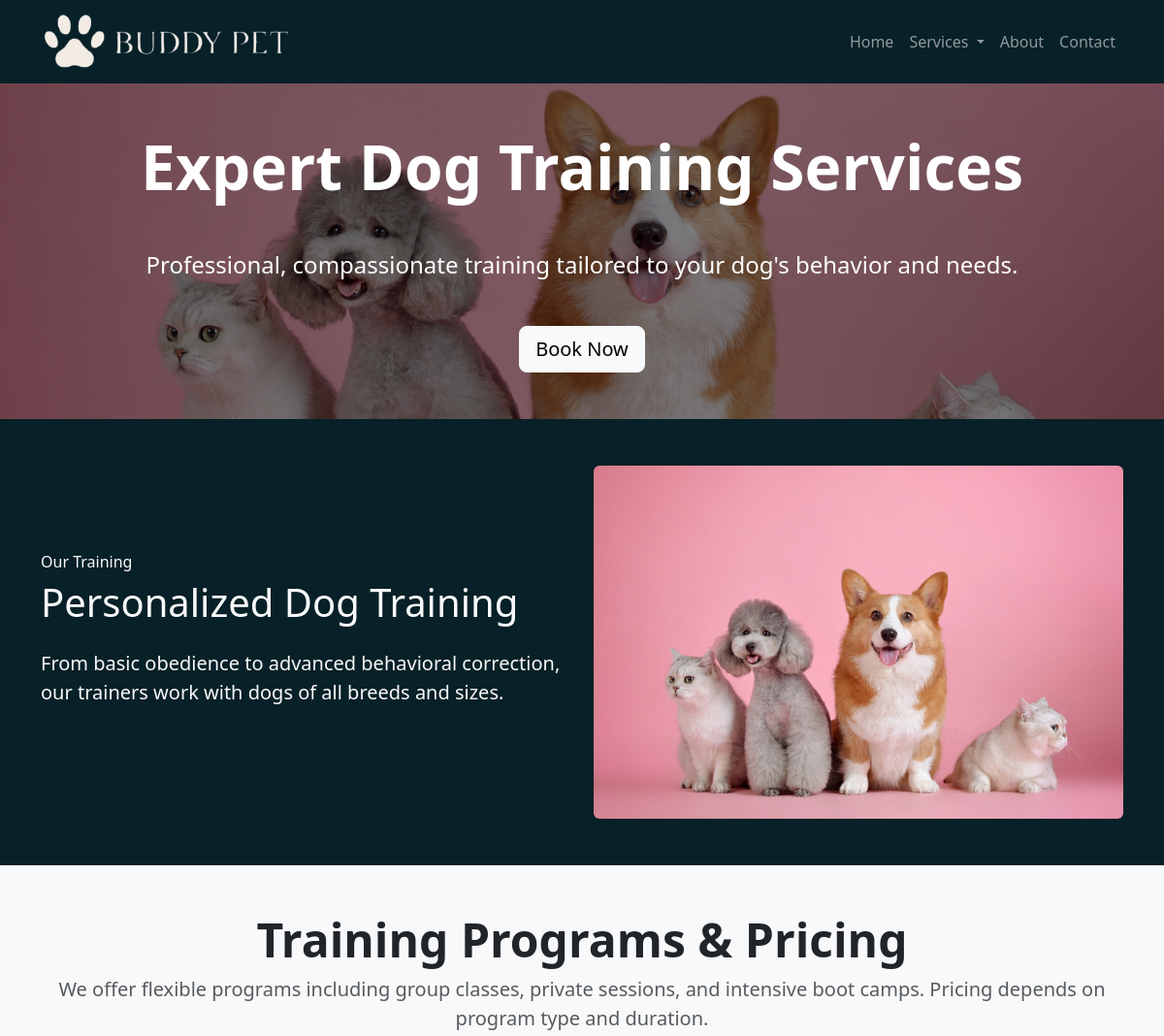
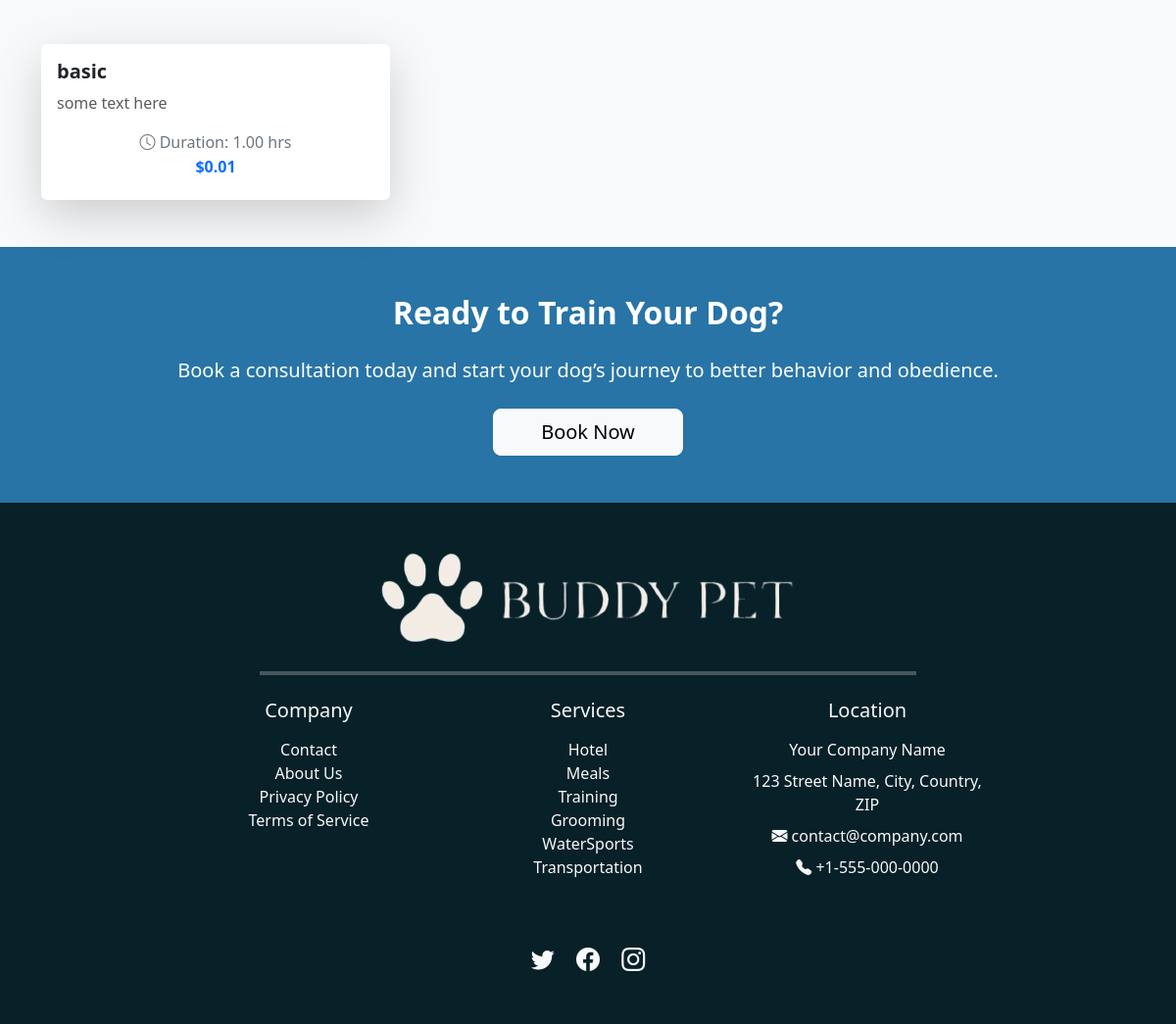
The page /training/ on the database its author committed (2 pictures, top to bottom).
### branding/models.py (models this page shows, shortened)
class Branding(models.Model):
    company_name = models.CharField(max_length=255, default="Your Company Name",
                                    help_text="Enter the full name of the company.")
    company_email = models.EmailField(default="contact@company.com",
                                      help_text="Enter the official company email address.")
    company_phone = models.CharField(max_length=20, default="+1-555-000-0000",
                                     help_text="Enter the company’s contact number (e.g., +1-555-000-0000).")
    company_address = models.TextField(default="123 Street Name, City, Country, ZIP",
                                       help_text="Enter the full address of the company, including city and ZIP code.")
    logo = models.ImageField(upload_to="branding/", default="default/default_logo.png",
                             help_text="Upload the website logo.")
    favicon = models.ImageField(upload_to="branding/", default="default/default_icon.ico",
                                help_text="Upload the favicon (ICO or PNG).")
    video = models.FileField(upload_to="branding/videos/", default="default/default_video.mp4", blank=True, null=True,
                             help_text="Upload a promotional or branding video file.")
    meta_keywords = models.CharField(max_length=255, blank=True,
                                     default="generic, branding, business, website, company",
                                     help_text="Enter meta keywords for SEO (comma-separated).")
    meta_description = models.TextField(blank=True, default="Enter a meta description for SEO.",
                                        help_text="Enter a meta description for SEO.")
    twitter_link = models.URLField(blank=True, default="https://twitter.com/yourcompany",
                                   help_text="Link to your Twitter profile.")
    facebook_link = models.URLField(blank=True, default="https://facebook.com/yourcompany",
                                    help_text="Link to your Facebook page.")
    instagram_link = models.URLField(blank=True, default="https://instagram.com/yourcompany",
                                     help_text="Link to your Instagram profile.")
    class Meta:
        verbose_name = "Branding"
        verbose_name_plural = "Branding"

### training/models.py (models this page shows, shortened)
class TrainingPage(models.Model):
    DEFAULT_IMAGE = 'default/placeholder.jpg'
    hero_title = models.CharField(max_length=100, default="Expert Dog Training Services")
    hero_subheading = models.CharField(max_length=255, default="Professional, compassionate training tailored to your dog's behavior and needs.")
    hero_image = models.ImageField(upload_to='training/', blank=True, null=True, default=DEFAULT_IMAGE)
    our_training_title = models.CharField(max_length=100, default="Personalized Dog Training")
    our_training_subheading = models.TextField(default="From basic obedience to advanced behavioral correction, our trainers work with dogs of all breeds and sizes.")
    our_training_image = models.ImageField(upload_to='training/', blank=True, null=True, default=DEFAULT_IMAGE)
    training_info_title = models.CharField(max_length=100, default="Training Programs & Pricing")
    training_info_description = models.TextField(default="We offer flexible programs including group classes, private sessions, and intensive boot camps. Pricing depends on program type and duration.")
    cta_title = models.CharField(max_length=100, default="Ready to Train Your Dog?")
    cta_subheading = models.TextField(default="Book a consultation today and start your dog’s journey to better behavior and obedience.")
    class Meta:
        verbose_name = "Training Page Content"
        verbose_name_plural = "Training Page Content"

class Service(models.Model):
    title = models.CharField(max_length=255)
    description = models.TextField()
    duration = models.DecimalField(max_digits=6, decimal_places=2)
    price = models.DecimalField(max_digits=6, decimal_places=2)
    class Meta:
        verbose_name = "Prices"
        verbose_name_plural = "Prices"

### training/views.py (the view)
# urls.py: path('training/', TrainingView.as_view(), name='training'),
class TrainingView(TemplateView):
    template_name = 'training.html'
    def get_context_data(self, **kwargs):
        context = super().get_context_data(**kwargs)
        context = {
            "branding": Branding.objects.first(),
            "service": Service.objects.all(),
            "training": TrainingPage.objects.first(),
        }
        return context

### training/templates/training.html (shortened to what this page needs)
{% extends "base.html" %}
    {% block extra_head %}
    {% load static %}
    <link rel="stylesheet" type="text/css" href="{% static 'home.css' %}">
    <link rel="stylesheet" type="text/css" href="{% static 'base.css' %}">
    {% endblock %}
{% block content %}
<body class="bg-light">
    <section class="hero-section pb-5 bg-primary text-white text-center d-flex justify-content-center align-items-center"
             style="background-image: url('{{ training.hero_image.url }}'); background-size: cover; background-position: center; position: relative;">
        <div class="overlay d-flex justify-content-center align-items-center"
             style="position: absolute; top: 0; left: 0; width: 100%; height: 100%; background-color: rgba(0, 0, 0, 0.5); z-index: 1;"></div>
        <div class="container text-center" style="position: relative; z-index: 2;">
            <h1 class="display-3 fw-bold my-5">{{ training.hero_title }}</h1>
            <h4 class="mb-5">{{ training.hero_subheading }}</h4>
            <a href="{% url 'select_dates' %}" class="btn btn-light btn-lg">Book Now</a>
        </div>
    </section>
    <section class="our-meals-section py-5 text-light" style="background-color: #082027;">
        <div class="container">
            <div class="row align-items-center">
                <div class="col-md-6">
                    <h6>Our Training</h6>
                    <h2 class="display-6 font-weight-bold mb-4">{{ training.our_training_title }}</h2>
                    <p class="lead mb-4">{{ training.our_training_subheading }}</p>
                </div>
                <div class="col-md-6">
                    <img src="{{ training.our_training_image.url }}" alt="Our Training" class="img-fluid rounded w-100">
                </div>
            </div>
        </div>
    </section>
    <section class="py-5 text-dark bg-light">
        <div class="container">
            <div class="text-center mb-5">
                <h2 class="display-5 fw-bold">{{ training.training_info_title }}</h2>
                <p class="lead text-muted">{{ training.training_info_description }}</p>
            </div>
            <div class="row g-4">
                {% for service in service %}
                    <div class="col-md-6 col-lg-4">
                        <div class="card h-100 border-0 shadow-lg">
                            <div class="card-body d-flex flex-column justify-content-between">
                                <div>
                                    <h5 class="fw-bold mb-2">{{ service.title }}</h5>
                                    <p class="text-muted mb-3">{{ service.description }}</p>
                                </div>
                                <div class="text-center mt-auto">
                                    <p class="text-secondary mb-1"><i class="bi bi-clock"></i> Duration: {{ service.duration }} hrs</p>
                                    <h6 class="fw-bold text-primary">${{ service.price|floatformat:2 }}</h6>
                                </div>
                            </div>
                        </div>
                    </div>
                {% empty %}
                    <div class="text-center">
                        <p class="text-muted">No training services available at the moment.</p>
                    </div>
                {% endfor %}
            </div>
        </div>
    </section>
    <section class="py-5 text-center text-white" style="background-color: #2874a6;">
        <div class="container">
            <h2 class="fw-bold mb-4">{{ training.cta_title }}</h2>
            <p class="lead mb-4">{{ training.cta_subheading }}</p>
            <a href="{% url 'select_dates' %}" class="btn btn-light btn-lg px-5">Book Now</a>
        </div>
    </section>
</body>
{% endblock %}

### home/templates/base.html (shortened to what this page needs)
<!DOCTYPE html>
<html lang="en">
<head>
    {% load static %}
    <link rel="stylesheet" type="text/css" href="{% static 'base.css' %}">
    <link href="https://cdn.jsdelivr.net/npm/bootstrap@5.3.2/dist/css/bootstrap.min.css" rel="stylesheet">
    <link rel="stylesheet" href="https://cdn.jsdelivr.net/npm/bootstrap-icons/font/bootstrap-icons.css">
    {% block extra_head %}{% endblock %}
</head>
<body class="bg-light">
    <nav class="navbar navbar-expand-lg navbar-dark" style="background-color: #082027; z-index: 1000;">
        <div class="container">
            <a class="navbar-brand" href="/">
                <img src="{{ branding.logo.url }}" alt="{{ branding.company_name }}" class="img-fluid" style="max-height: 60px;">
            </a>
            <div class="collapse navbar-collapse" id="navbarNav">
                <ul class="navbar-nav ms-auto">
                    <li class="nav-item"><a class="nav-link" href="/">Home</a></li>
                    <li class="nav-item dropdown">
                        <a class="nav-link dropdown-toggle" id="navbarDropdown" role="button" data-bs-toggle="dropdown" aria-expanded="false" href="{% url 'services' %}">
                            Services
                        </a>
                    </li>
                    <li class="nav-item"><a class="nav-link" href="{% url 'about_us' %}">About</a></li>
                    <li class="nav-item"><a class="nav-link" href="{% url 'contact' %}">Contact</a></li>
                </ul>
            </div>
        </div>
    </nav>
    {% block content %} {% endblock %}
    <footer class="text-light py-5 pt-5" style="background-color: #082027;">
        <div class="container">
            <div class="row justify-content-center text-center">
                <div class="col-12 text-center mb-4">
                    <img src="{{ branding.logo.url }}" alt="{{ branding.company_name }}" class="img-fluid" style="max-height: 100px;">
                </div>
                <div class="col-12 text-center text-light mb-4">
                    <hr class="border-bottom border-2 border-white" style="width: 60%; margin: 0 auto;">
                </div>
                <div class="col-md-3 text-center mb-3">
                    <h5 class="mb-3">Company</h5>
                    <ul class="list-unstyled">
                        <li><a href="{% url 'contact' %}" class="text-light text-decoration-none">Contact</a></li>
                        <li><a href="{% url 'about_us' %}" class="text-light text-decoration-none">About Us</a></li>
                        <li><a href="{% url 'privacy_policy' %}" class="text-light text-decoration-none">Privacy Policy</a></li>
                        <li><a href="{% url 'terms_of_service' %}" class="text-light text-decoration-none">Terms of Service</a></li>
                    </ul>
                </div>
                <div class="col-md-3 text-center mb-3">
                    <h5 class="mb-3">Services</h5>
                    <ul class="list-unstyled">
                        <li><a href="{% url 'hotel' %}" class="text-light text-decoration-none">Hotel</a></li>
                        <li><a href="{% url 'meals' %}" class="text-light text-decoration-none">Meals</a></li>
                        <li><a href="{% url 'training' %}" class="text-light text-decoration-none">Training</a></li>
                        <li><a href="{% url 'grooming' %}" class="text-light text-decoration-none">Grooming</a></li>
                        <li><a href="{% url 'water_sports' %}" class="text-light text-decoration-none">WaterSports</a></li>
                        <li><a href="{% url 'transportation' %}" class="text-light text-decoration-none">Transportation</a></li>
                    </ul>
                </div>
                <div class="col-md-3 text-center text-light mb-4">
                    <h5 class="mb-3">Location</h5>
                    <p class="text-light mb-2">{{branding.company_name}}</p>
                    <p class="text-light mb-2">{{branding.company_address}}</p>
                    <a href="mailto:{{branding.company_email}}" class="text-light text-decoration-none mb-2 d-block">
                        <i class="bi bi-envelope-fill"></i> {{branding.company_email}}
                    </a>
                    <p>
                        <a href="tel:{{branding.company_phone}}" class="text-light text-decoration-none">
                            <i class="bi bi-telephone-fill"></i> {{branding.company_phone}}
                        </a>
                    </p>
                </div>
            </div>
            <div class="text-center mt-4">
                <a href="{{branding.twitter_link}}" class="text-light me-3 fs-4 text-decoration-none">
                    <i class="bi bi-twitter"></i>
                </a>
                <a href="{{branding.facebook_link}}" class="text-light me-3 fs-4 text-decoration-none">
                    <i class="bi bi-facebook"></i>
                </a>
                <a href="{{branding.instagram_link}}" class="text-light fs-4 text-decoration-none">
                    <i class="bi bi-instagram"></i>
                </a>
            </div>
        </div>
    </footer>
</body>
</html>

### rows shown on the page
Branding: logo (placeholder picture), company_name "Your Company Name", company_address "123 Street Name, City, Country, ZIP", company_email "contact@company.com", company_phone "+1-555-000-0000"
TrainingPage: hero_image (placeholder picture), hero_title "Expert Dog Training Services", hero_subheading "Professional, compassionate training tailored to your dog's behavior and needs.", our_training_title "Personalized Dog Training", our_training_subheading "From basic obedience to advanced behavioral correction, our trainers work with dogs of all breeds and sizes.", our_training_image (placeholder picture), training_info_title "Training Programs & Pricing", training_info_description "We offer flexible programs including group classes, private sessions, and intensive boot camps. Pricing depends on program type and duration.", cta_title "Ready to Train Your Dog?", cta_subheading "Book a consultation today and start your dog’s journey to better behavior and obedience."
Service: title "basic", description "some text here", duration "1.00", price "0.01"
